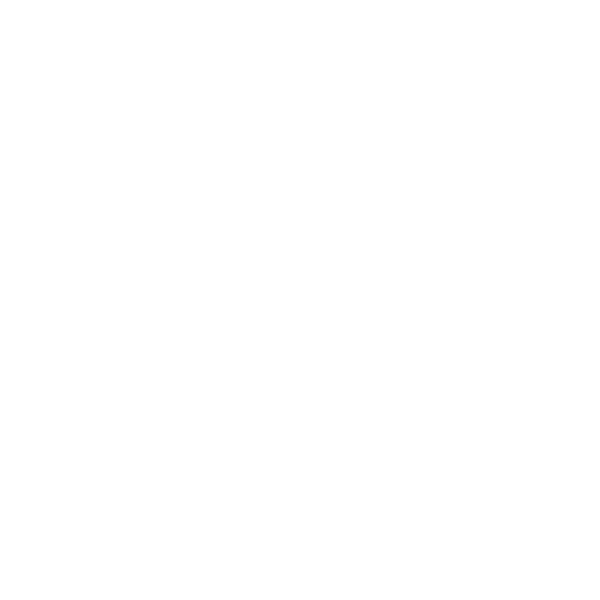
Frame 1 (no input)
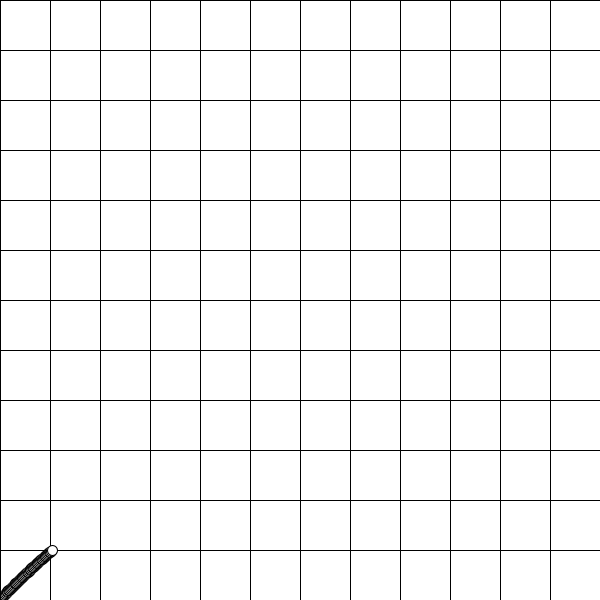
Frame 60 (the mouse pressed at the canvas centre just before this capture)
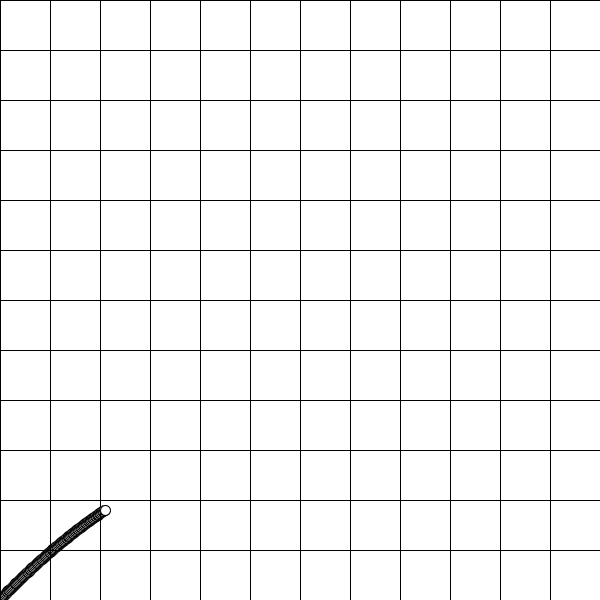
Frame 120 (the mouse held since frame 60 and released just before this capture)

The Processing sketch that drew these frames (run headless with seeded random() and noise(); from frame 60 on, the mouse is pressed at the canvas centre):

// Processing sketch: lancamento_obliquio
// ── lancamento_obliquio.pde
float t = 0; 

float vY = 55; // Velocidade Vertical
float g = -9.8; //gravidade/aceleração
float dY = 0; // deslocamento vertical

float vX = 53; //Velocidade horizontal 
float dX = 0; //deslocamento horizontal

float intervalo = 1.0/60; //escala

void settings(){
  size(600, 600);
}

void setup() {
  background(255); //Caso queira "limpar o rastro", transfira esse codigo para a primeira linha dentro do método draw()
}

void draw() {
  mostraMundo();
  
  dX = MRU(vX, t);
  dY = MRUV(vY, g, t);
  
  if(dY <= 0){
    posicaoInicial(); //retorna a bolinha para a posição inicial
    background(255); //Apaga o trajeto anterior 
  }else{
    ellipse(dX, 600-dY, 10, 10); //desenha o corpo na tela
  }  
  t = t + intervalo; //Aplicação da escala
}

//Calculo do deslocamento com base numa velocidade constante (MRU)
float MRU(float v, float t) {
  float d;
  d = v * t;
  return(d);
}

//Calculo do deslocamento com base numa velocidade variante (MRUV)
float MRUV(float v, float a, float t){
  float d;
  d = v * t + a * t * t / 2.0;
  return(d);
}

//Retorna as variaveis para os seus valores de inicialização;
void posicaoInicial(){
  t = 0;
  vY = 55; // Velocidade Vertical
  dY = 0; // deslocamento vertical
  dX = 0; //deslocamento horizontal
}

//Criação das linhas no fundo
void mostraMundo(){
  for(int i=0;i<12;i++){
    line(i*50,0,i*50,600);
    line(0,i*50,600,i*50); 
  }
}
